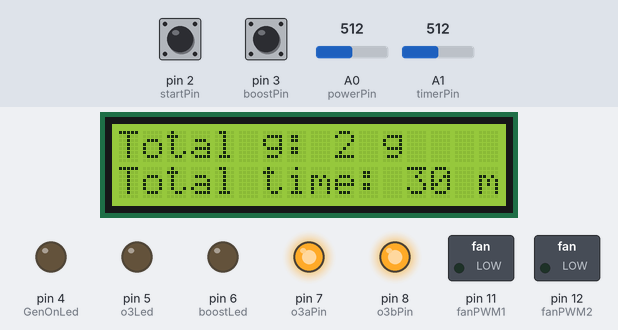
The program below on a simulated Arduino Nano, built with avr-gcc and run on an emulated ATmega328P. On the bench: 16×2 character LCD, switched loads named in the program (green lamp = pin HIGH), output pins drawn as LEDs (lit = HIGH). Inputs (shaded band) come from the test bench; at power-on: pin 2 (startPin) HIGH, pin 3 (boostPin) HIGH, A0 (powerPin) = 512, A1 (timerPin) = 512. What the program prints to the serial monitor is not drawn.

Above: at 1.2 s.
1.3 s: pin 2 (startPin) pulled LOW for 0.15 s
At 2.1 s:
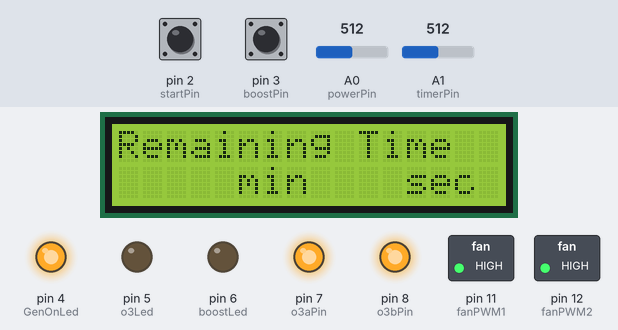
5.6 s: pin 3 (boostPin) pulled LOW for 0.15 s
At 7.5 s:
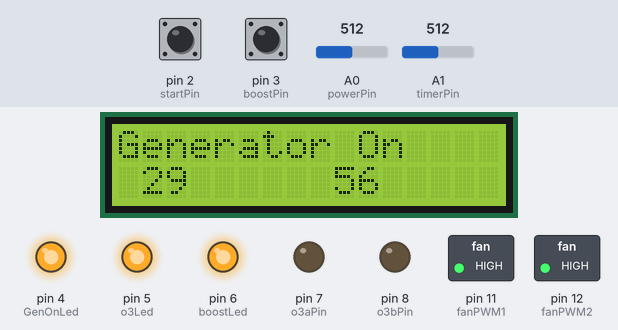
7.8 s: pin 2 (startPin) pulled LOW for 1 s
At 8.6 s:
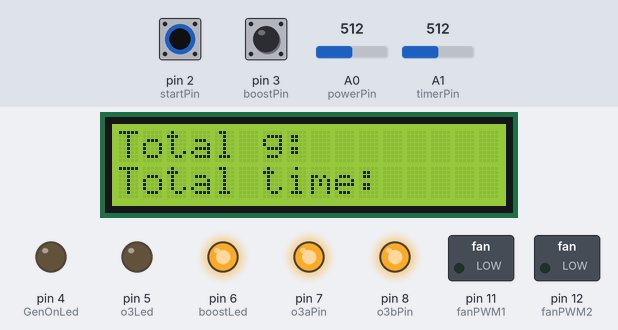
11.3 s: pin 2 (startPin) pulled LOW for 0.15 s
At 13.5 s:
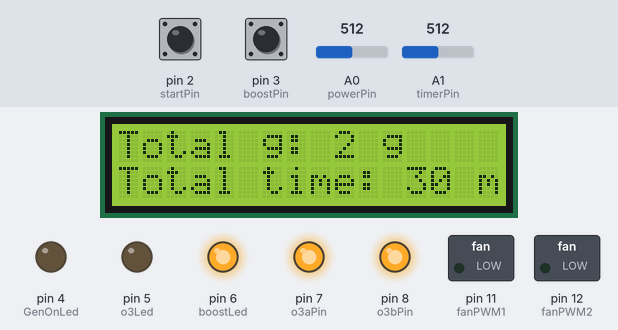
13.8 s: A0 (powerPin) set to 610
At 15.2 s:
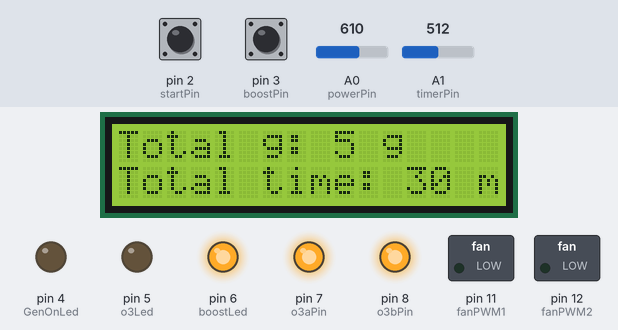
15.8 s: A0 (powerPin) set to 716
At 16.7 s:
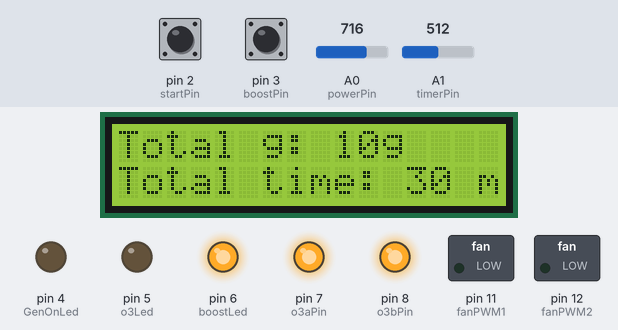
Timing chart, 0 to 18.8 s (numbered marks = the images above; inputs shaded):
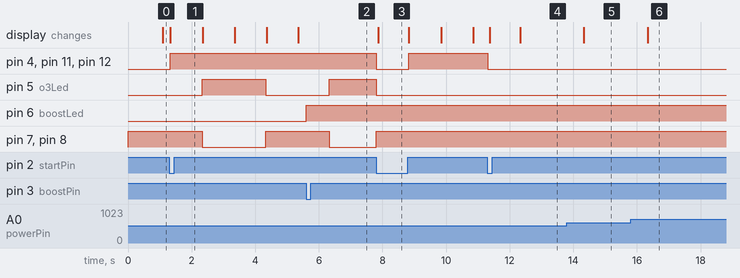

The program:

main.cpp
```cpp
#include <Arduino.h>
#include <math.h>

//timer library
#include <Event.h>
#include <Timer.h>

//debounce input buttons
#include <Bounce2.h>

//LCD library
#include <Wire.h>
#include <LiquidCrystal_I2C.h>

//LCD object
LiquidCrystal_I2C lcd(0x27,16,2);  // set the LCD address to 0x27 for a 16 chars and 2 line display

//define pins

//switches
int boostPin = 3;     //Boost-button, low = active
int startPin = 2;     //Start-button, low = active

//LEDS
int boostLed = 6;
int o3Led = 5;
int GenOnLed = 4;


//relays
int o3aPin = 7;          //O3-1
int o3bPin = 8;          //O3-2
int emptyRelay = 9;      //Empty relay port
int emptyRelay2 = 10;     //Empty relay

//Fan pins
int fanPWM1 = 11;        //FAN PWM pin
int fanPWM2 = 12;        //Fan PWM pin

//analog input
int powerPin = A0;
int timerPin = A1;

//LCD pins
//Pins will be A4 & A5

//define runtime variables
boolean systemActive = 0;     //is the system currently active?
int systemActiveID = - 1;     //ID of the cycle timer
boolean boostActive = 0;      //is the boost button active?
int lcdTimerID = -1;          //ID of the LCD timer

unsigned long boostTime = 0;  //how many s has the boost been active?

int cycleTime = 0;            //where are we in a 20 s cycle
int GenOnTime= 0;             //how many seconds should we stay on
int currentTimeOn = 0;        //current time on
int boostMaxTime = 600;       //how many [s] should the boost stay on?
//timers
//on some systems I experienced (or produced?) problems with too many entries per timer
//hence we split vital functions apart


Timer sysTimer1;      // blocking/unblocking buttons
Timer sysTimer2;      // duty cycle
Timer sysTimer3;      // lcd selecting values
//Timer sysTimer4;      // timer for updating the remaining time


//debounce buttons
Bounce debounceBoost = Bounce();
Bounce debounceStart = Bounce();

boolean boostBlocked = 0;
boolean startBlocked = 0;

//local varibles for display
int gramsSelected{};
int totalTimeSelected{};
bool LCDDone{false};  //bool to know if template was printed


//Function headers
void boostUnboostSystem();
void unblockBoost();
void startStopSystem();
void unblockStart();
void readAnalogButtons();
void fanOff();
void fanOn();
void dutyCycle();
void o3Off();
void o3On();
void selectValues();
void displayTemplateSelectTime();


void setup() {
  //for debugging
  Serial.begin(9600);

  //initialize pins
  pinMode(boostPin, INPUT_PULLUP);
  pinMode(startPin, INPUT_PULLUP);
  debounceBoost.attach(boostPin);
  debounceBoost.interval(5); // interval in ms
  debounceStart.attach(startPin);
  debounceStart.interval(5); // interval in ms

  pinMode(boostLed, OUTPUT);  digitalWrite(boostLed, LOW);
  pinMode(GenOnLed, OUTPUT);  digitalWrite(GenOnLed, LOW);
  pinMode(o3Led, OUTPUT);  digitalWrite(o3Led, LOW);
  pinMode(o3aPin, OUTPUT);  digitalWrite(o3aPin, HIGH);
  pinMode(o3bPin, OUTPUT);  digitalWrite(o3bPin, HIGH);
  pinMode(fanPWM1, OUTPUT);  analogWrite(fanPWM1, 0);
  pinMode(fanPWM2, OUTPUT);  analogWrite(fanPWM2, 0);

  //init LCD
  lcd.init();
  lcd.backlight();
  lcd.home();lcd.clear();


  Serial.println(F("System ready"));
}

void loop() {
 //update all timers & debounce objects
 sysTimer1.update();
 sysTimer2.update();
 sysTimer3.update();

 debounceBoost.update();
 debounceStart.update();

 //Boost Function conditions
 if ((boostBlocked == 0) && (debounceBoost.read() == LOW))
 {
    Serial.println(F("Boost-Button was pressed"));
    boostUnboostSystem();
 }

 //Start Stop Condtions
 if ((startBlocked == 0) && (debounceStart.read() == LOW))
 {
   Serial.println(F("Start-Button was pressed"));
   startStopSystem();
 }

if(systemActive == 1 && currentTimeOn >= totalTimeSelected){
  Serial.println("System finished operation");
  startStopSystem();
}


 //Check if Boost has to be disabled
 if ((boostActive == 1) && ( systemActive == 1 ) && (boostTime >  boostMaxTime))
 {
   Serial.println(F("Boost timer ended"));
   boostUnboostSystem();
 }

 //LCD Update
  if (systemActive == 0 && lcdTimerID == -1){
    //call a function to write to lcd template
    lcdTimerID = sysTimer3.every(1000,selectValues);


  }
  if(LCDDone != true && systemActive == 0){
      displayTemplateSelectTime();
      LCDDone = true;
    }
  //Serial.println("LCD done: ");
  //Serial.println(LCDDone);

}

void displayTemplateSelectTime(){
  //Display template to LCD
  lcd.setCursor(0,0);
  lcd.print("                  ");  //clears old values
  lcd.setCursor(0,0);
  lcd.print("Total g: ");

  lcd.setCursor(0,1);
  lcd.print("                  ");  //clears old values
  lcd.setCursor(0,1);
  lcd.print("Total time: ");


}

void displayRemTime(int secondsRem){
  // Displays the remaining time while the generator is running

  int minutes, seconds;
  //Get minutes
  minutes = floor(secondsRem / 60);

  //Get seconds
  seconds = secondsRem - (minutes * 60 );

  // Display Remaining time (clear old values first)
  lcd.setCursor(1,1);
  lcd.print("   ");
  lcd.setCursor(1,1);
  lcd.print(minutes);

  lcd.setCursor(9,1);
  lcd.print("  ");
  lcd.setCursor(9,1);
  lcd.print(seconds);

}

void displayTemplateRemainingTime(){
  // Display template for the remaining time while generator is running

  lcd.setCursor(0,0);
  lcd.print("Remaining Time");

  lcd.setCursor(4,1);
  lcd.print(" min");

  lcd.setCursor(11,1);
  lcd.print(" sec");

}


void selectValues(){
  //Used to select var
  //this function is called by systimer3 to display to the LCD the values
  //selected by the 2 potentiometers
  //Analog values will be between 0 & 1023
  //225 intervals

  int powerVal = analogRead(powerPin);
  int timerVal = analogRead(timerPin);


  //Choose value of ozone generated
  if ((powerVal >= 170) && (powerVal < 343))
  { gramsSelected = 1; }     //1 g/h
  else if ((powerVal >= 343) && (powerVal < 513))
  { gramsSelected = 2; }     //2 g/h
  else if ((powerVal >= 513) && (powerVal < 683))
  { gramsSelected = 5; }     //5 g/h
  else if ((powerVal >= 683) && (powerVal < 853))
  { gramsSelected = 10; }     //10 g/h
  else if ((powerVal >= 853) && (powerVal < 1100))
  { gramsSelected = 20; }     //20 g/h
  else
  { gramsSelected = 0; }


  lcd.setCursor(9,0);
  lcd.print("         ");
  lcd.setCursor(9,0);
  lcd.print(gramsSelected);
  lcd.setCursor(11,0);
  lcd.print("g");//pos 11


  //Choose interval of generator on
  if ((timerVal >= 173) && (timerVal < 343))
  { totalTimeSelected = 10 * 60; }     //10 min
  else if ((timerVal >= 343) && (timerVal < 513))
  { totalTimeSelected = 30 * 60; }     //30 min
  else if ((timerVal >= 513) && (timerVal < 683))
  { totalTimeSelected = 60 * 60; }     //60 min
  else if ((timerVal >= 683) && (timerVal < 853))
  { totalTimeSelected = 120 * 60; }     //120 min
  else if ((timerVal >= 853) && (timerVal < 1100))
  { totalTimeSelected = 240 * 60; }     //240 min
  else
  { totalTimeSelected = 0; }


  //print values to lcd
  lcd.setCursor(12,1);
  lcd.print("       ");
  lcd.setCursor(12,1);
  lcd.print(totalTimeSelected/60);
  lcd.setCursor(15,1); lcd.print('m'); // pos 15
  //pos 13
}

void boostUnboostSystem(){
  /***
   * Start or Stop Boost Function
   */
  //After the start of the function block boost button
  // and after 500ms unlock the button
  boostBlocked = 1;
  sysTimer1.after(1000, unblockBoost);

  //Activate boost and set timer to zero
  if (boostActive == 0)
  {
    boostActive = 1;
    boostTime = 0;
    digitalWrite(boostLed, HIGH);
  }
  else
  {
    // deactivate boost
    boostActive = 0;
    digitalWrite(boostLed, LOW);
  }
}

void unblockBoost()
{
  boostBlocked = 0;
}

void startStopSystem(){
  /*
  *
  */
  //unblock Button
  startBlocked = 1;     //Does not let any aditional start
  sysTimer1.after(1000, unblockStart);

  //reset boost timer
  boostTime = 0;

  if (systemActive == 0 && (gramsSelected > 0) && (totalTimeSelected > 0))
  {
    Serial.println(F("Starting System"));

    //Print status on LCD
    lcd.clear();
    //lcd.print("System running");

    //Print template for remaining time
    displayTemplateRemainingTime();

    digitalWrite(GenOnLed, HIGH);

    //readAnalogButtons();
    GenOnTime = gramsSelected;

    systemActive = 1;
    fanOn();

    sysTimer3.stop(lcdTimerID);     //stop timer


    systemActiveID = sysTimer2.every(1000, dutyCycle);    //call duty cycle every 1000ms
    Serial.print("Timer2 ID: "); Serial.println(systemActiveID);     //print id of the timer

  }
  else if(systemActive == 1)
  {
    Serial.println(F("Stopping System"));
    digitalWrite(GenOnLed, LOW);
    systemActive = 0;
    fanOff();
    o3Off();

    //deactivate boost timer
    boostActive = 0;
    boostTime = 0;

    //Reset functioning time
    currentTimeOn = 0;

    LCDDone = false;

    sysTimer2.stop(systemActiveID);    // stop the call to duty cycle
    lcdTimerID = sysTimer3.every(1000,selectValues);

  }

}
void unblockStart()
{
  startBlocked = 0;
}


void fanOn(){
  Serial.println(F("The Fans are ON"));
  analogWrite(fanPWM1,255);
  analogWrite(fanPWM2,255);
}
void fanOff(){
  analogWrite(fanPWM1,0);
  analogWrite(fanPWM2,0);

}

void o3On(){
  Serial.println(F("All O3 generators are ON"));
  digitalWrite(o3Led, HIGH);
  digitalWrite(o3aPin, LOW);
  digitalWrite(o3bPin, LOW);
}
void o3Off(){
  Serial.println(F("All O3 generators are OFF"));
  digitalWrite(o3Led, LOW);
  digitalWrite(o3aPin, HIGH);
  digitalWrite(o3bPin, HIGH);
}

void dutyCycle(){
  /*
    The amount of time the generators are on
  */
  //increment timers
  currentTimeOn = currentTimeOn + 1;

  //Debug time remaining in seconds
  int remainingTime = totalTimeSelected-currentTimeOn;
  Serial.print("Remaining time:");Serial.println(remainingTime);

  if (boostActive == 1) {
    boostTime = boostTime + 1;
    o3On();
    return;
  }

  //check if cycle time is bigger than the on time selected
  if (cycleTime < GenOnTime) {
    o3On(); }
  else {
    o3Off(); }

  // increase cycle time value
  cycleTime = cycleTime+1;

  // reset cycle time is it is bigger than 20 s
  if (cycleTime >= 20) {
    cycleTime = 0; }

  //print generator running
  lcd.clear();
  lcd.print("Generator On");
  // Call display remaining time
  displayRemTime(remainingTime);
}
```

Measured:
- after the input at 1.3 s, pin 4 (GenOnLed), pin 11 (fanPWM1), pin 12 (fanPWM2): LOW → HIGH at once; pin 5 (o3Led): LOW → HIGH after 1.0 s, → LOW 2.0 s later; pin 7 (o3aPin), pin 8 (o3bPin): HIGH → LOW after 1.0 s, → HIGH 2.0 s later; the display: changes at once (image 1)
- after the input at 5.6 s, pin 5 (o3Led): LOW → HIGH after 0.73 s; pin 6 (boostLed): LOW → HIGH at once; pin 7 (o3aPin), pin 8 (o3bPin): HIGH → LOW after 0.73 s
- after the input at 7.8 s, pin 4 (GenOnLed), pin 11 (fanPWM1), pin 12 (fanPWM2): HIGH → LOW at once, → HIGH 1.0 s later; pin 5 (o3Led): HIGH → LOW at once; pin 7 (o3aPin), pin 8 (o3bPin): LOW → HIGH at once; the display: changes after 0.07 s (image 3)
- after the input at 11.3 s, pin 4 (GenOnLed), pin 11 (fanPWM1), pin 12 (fanPWM2): HIGH → LOW at once; the display: first changes after 0.07 s (image 4 shows a later state)
- after the input at 13.8 s, the display: changes after 0.53 s (image 5)
- after the input at 15.8 s, the display: changes after 0.54 s (image 6)
